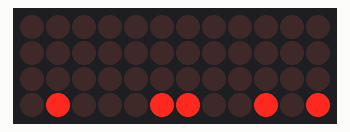
This sketch was run on a simulated Arduino Uno, built with avr-gcc and run on an emulated ATmega328P. Shown: 12×4 LED matrix. Wiring (inferred from the names in the program): LED matrix (orientation assumed): rows pin 2, pin 7, pin 17, pin 4; columns pin 3, pin 5, pin 6, pin 8, pin 9, pin 10, pin 11, pin 12, pin 13, pin 14, pin 15, pin 16.

Above: at 0.1 s.
At 20.9 s:
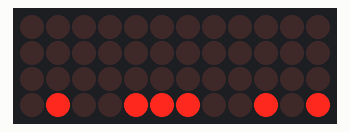
At 25.2 s:
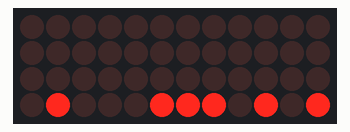
At 31.82 s:
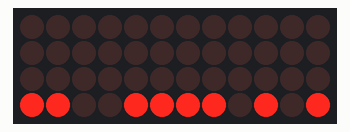
At 36.4 s:
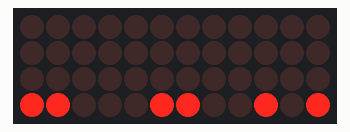
At 37.5 s:
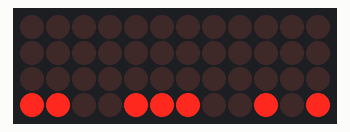

Measured:
- what the display in image 0 shows lasts 15.8 s, from 0.0 s to 15.8 s
- what the display in image 1 shows lasts 0.5 s, from 20.9 s to 21.4 s
- what the display in image 3 shows lasts 0.4 s, from 31.6 s to 32.0 s
- what the display in image 4 shows lasts 0.6 s, from 36.3 s to 36.9 s

The sketch:

547_0.ino
```cpp
enum { R5=1,R7,C2,C3,R8,C5,R6,R3,R1,C4,C6,R4,C1,R2,C7,C8 };
const unsigned int pins[1+16] = {
  -1, 10,11,12,13,14,15,16,17, 2,3,4,5,6,7,8,9
};

const unsigned int R[1+8] = { -1, R1, R2, R3, R4, R5, R6, R7, R8 };
const unsigned int C[1+8] = { -1, C1, C2, C3, C4, C5, C6, C7, C8 };

unsigned int game_display[1+8][1+8] = {
  {-1, -1, -1, -1, -1, -1, -1, -1},
  {-1, 1, 1, 1, 1, 1, 1, 1, 1},
  {-1, 1, 1, 1, 1, 1, 1, 1, 1},
  {-1, 1, 1, 1, 1, 1, 1, 1, 1},
  {-1, 0, 0, 0, 0, 0, 0, 0, 0},
  {-1, 0, 0, 0, 0, 0, 0, 0, 0},
  {-1, 0, 0, 0, 0, 0, 0, 0, 0},
  {-1, 0, 0, 0, 0, 0, 0, 0, 0},
  {-1, 0, 0, 0, 1, 0, 0, 0, 0},
};

int ball_x = 4;
int ball_x_dir = 1;
int ball_y = 8;
int ball_y_dir = 1;

void ball_move() {
  game_display[ball_y][ball_x] = 0;
  ball_x += ball_x_dir;
  if(ball_x>=8) {
  ball_x=8;
  ball_x_dir=-ball_x_dir;
  }
  if(ball_x<=1) {
  ball_x=1;
  ball_x_dir=-ball_x_dir;
  }
  ball_y += ball_y_dir;
  if(ball_y>=8) {
  ball_y=8;
  ball_y_dir=-ball_y_dir;
  }
  if(ball_y<=1) {
  ball_y=1;
  ball_y_dir=-ball_y_dir;
  }
  if(game_display[ball_y+ball_y_dir][ball_x]==1) {
  game_display[ball_y+ball_y_dir][ball_x]=0;
  ball_y_dir=-ball_y_dir;
  } else if(game_display[ball_y+ball_y_dir][ball_x+ball_x_dir]==1) {
  game_display[ball_y+ball_y_dir][ball_x+ball_x_dir]=0;
  ball_y_dir=-ball_y_dir;
  ball_x_dir=-ball_x_dir;
  }
  game_display[ball_y][ball_x] = 1;
}

void dot_matrix_init() {
  // 도트 매트릭스 핀 초기화
  for(int n=1;n<=8;n++) {
  pinMode(pins[R[n]], OUTPUT);
  pinMode(pins[C[n]], OUTPUT);
  }

  // 도트 매트릭스 끄기
  for(int n=1;n<=8;n++) {
  digitalWrite(pins[R[n]], HIGH);
  digitalWrite(pins[C[n]], HIGH);
  }
}

void dot_matrix_draw(const unsigned int image[1+8][1+8]) {
   // 도트 매트릭스 그리기
  for(int n=1;n<=8;n++) {
  // 열을 꺼준다.
  if(n>1) digitalWrite(pins[R[n-1]], HIGH);
  if(n==1) digitalWrite(pins[R[8]], HIGH);

  // 행을 켤 준비를 한다.
  for(int m=1;m<=8;m++) {
    if(image[n][m] == 1)
    digitalWrite(pins[C[m]], HIGH);
    else digitalWrite(pins[C[m]], LOW);
  }

  // 열을 켜준다.
  for(int m=1;m<=8;m++) {
    if(image[n][m] == 1) {
    digitalWrite(pins[R[n]], LOW);
    break;
    }
  }

  delay(1);
  }
}

void setup() {
  dot_matrix_init();
}

void loop() {
  ball_move();

  int cnt = 0;
  while(1) {
  dot_matrix_draw(game_display);
  cnt++;
  if(cnt==63) break;
  }
}
```
